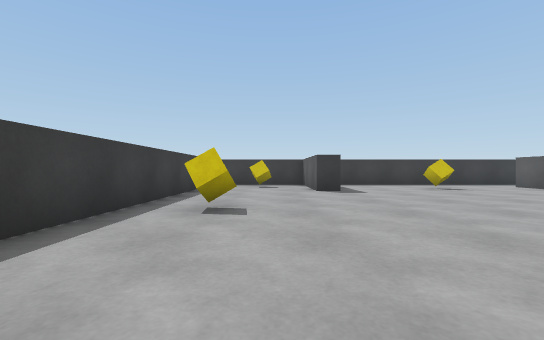
[1] (above)

16 first-person views from a walk through a scene from a Unity 3-D project. The camera is 0.58 m above the floor, looks level and sees 90° across. The floor is counted in squares, 1 m on a side. Each view is taken from the middle of a square. On the plan, view 1 faces up. The plan holds only what a view shows up to about 9 squares ahead; the rest is blank. The player character is not drawn.

[2]
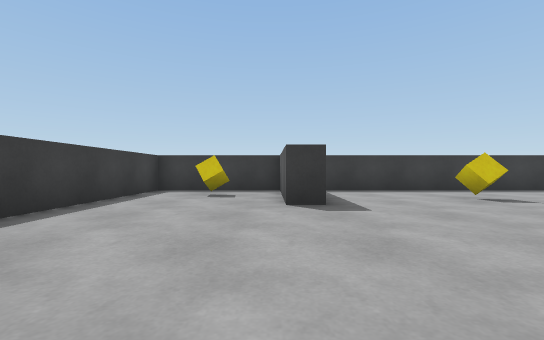

[3]
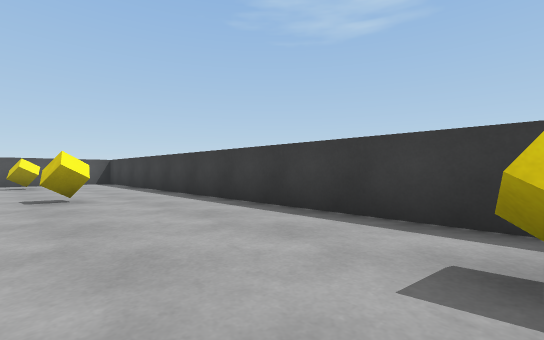

[4]
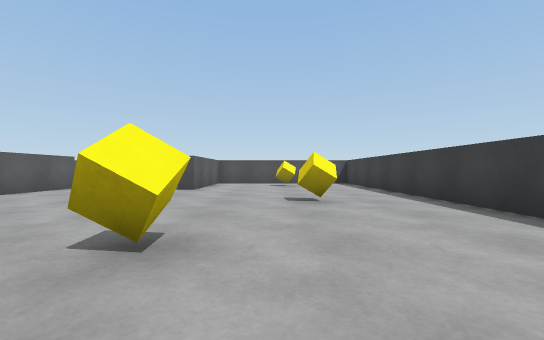

[5]
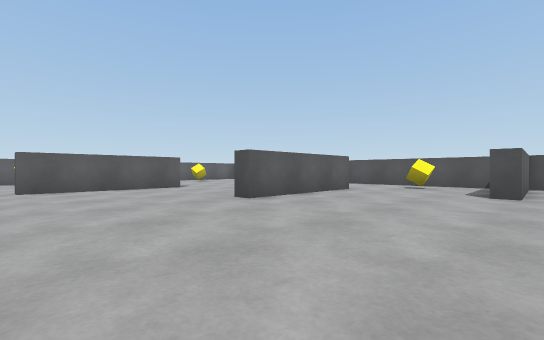

[6]
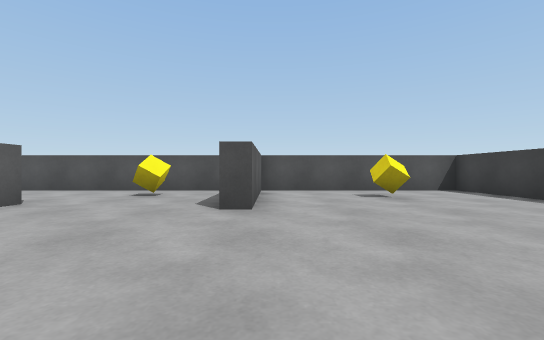

[7]
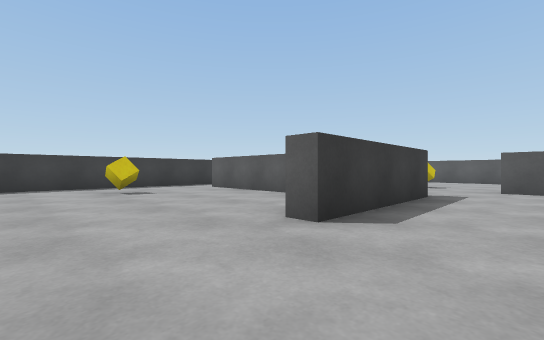

[8]
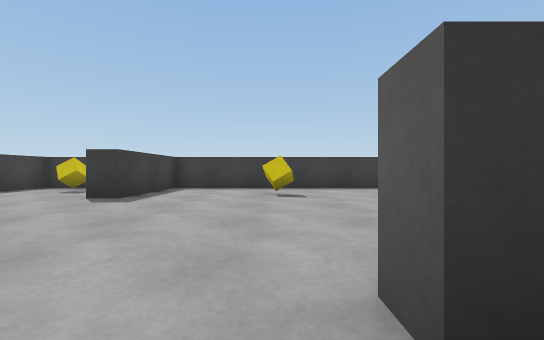

[9]
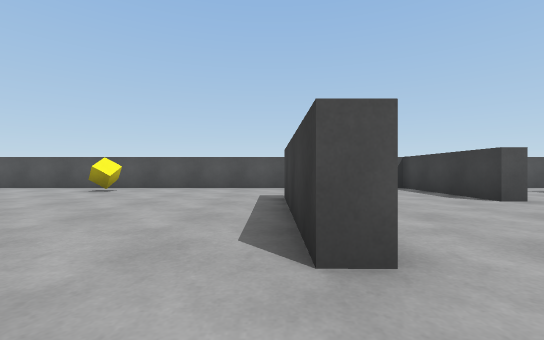

[10]
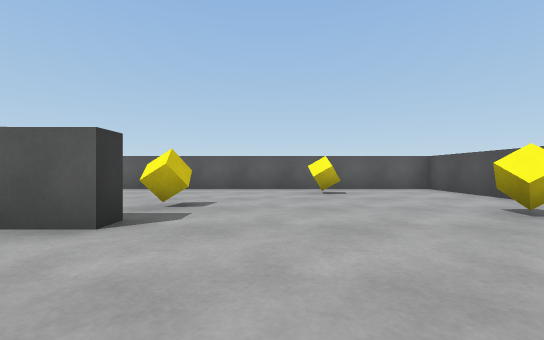

[11]
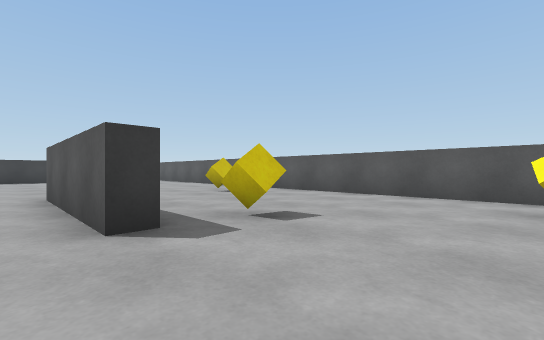

[12]
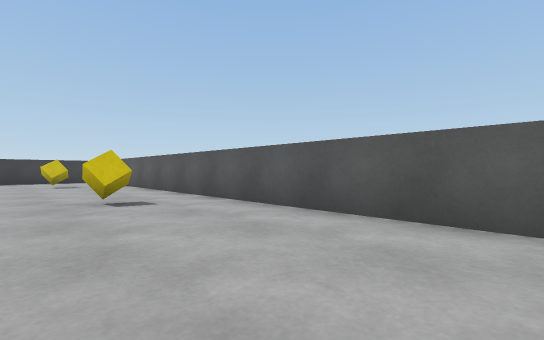

[13]
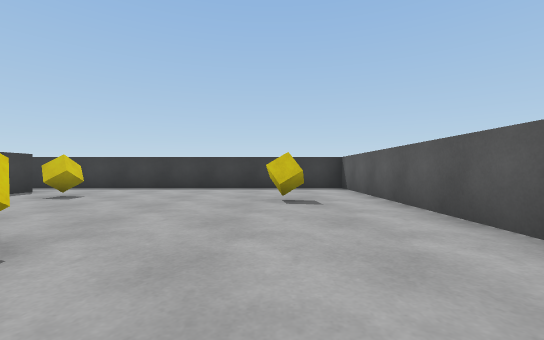

[14]
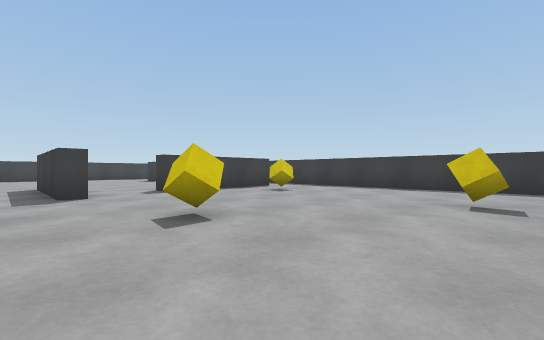

[15]
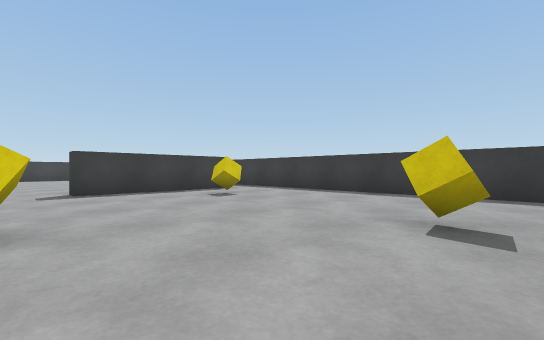

[16]
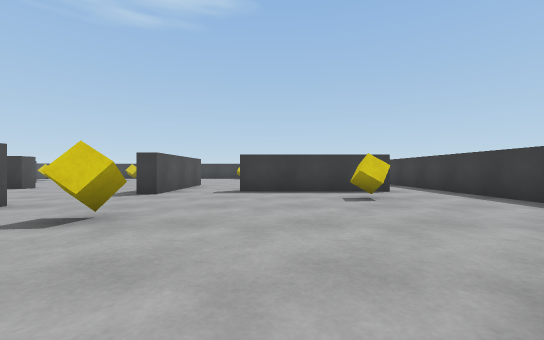

### Floor plan
Points are (right, up) in squares from view 1. A wall is a line through its corners. A room is listed if a view was taken in it or the views show most of it. See-through windows are left out.
Room 1 (views 1, 2, 3, 4, 5, 6, 7, 8, 9)
walls: (8.5, 2.8) (5.5, 2.8) (5.5, 3.2); (8.2, 5.6) (8.2, 9); (7.3, -5.7) (7.3, -1.6) (7.7, -1.6) (7.7, -2.6); (11.6, -2.3) (11.6, 1.8); (7.6, 10.8) (1.9, 10.8) (1.9, 7.5) (1.2, 7.5) (1.2, 10.8) (-2.3, 10.8) (-2.3, -8.8) (3.3, -8.8) (3.3, -5) (3.8, -5)
ways out: opening at (8, -4.5) to room 2; opening at (8, 4.5) to room 2; opening at (8, 10) to room 2; opening at (10, 2) to room 2
objects: yellow cube (-1, 4); yellow cube (0, -2); yellow cube (0, 9); yellow cube (1, -7); yellow cube (2, 1); yellow cube (5, 8)
Room 2 (views 10, 11, 12, 13, 14, 15, 16)
walls: (12.2, -2.3) (11.6, -2.3); (7.7, -2.6) (7.7, -5.5); (7, 3.3) (9.5, 3.3) (9.5, 2.8) (8.5, 2.8); (8.7, 9.3) (8.7, 5.1) (8.1, 5.1); (3.8, -5) (3.8, -8.8) (17.3, -8.8) (17.3, 10.8) (7.6, 10.8)
ways out: opening at (8, -4.5) to room 1; opening at (8, 4.5) to room 1; opening at (8, 10) to room 1; opening at (10, 2) to room 1
objects: yellow cube (6, -7); yellow cube (10, 8); yellow cube (12, -7); yellow cube (13, -2); yellow cube (13, 4); yellow cube (15, 1); yellow cube (15, 7); yellow cube (16, -5)

Positions as (right, up) in squares from view 1, and headings:
1: (0, 0), facing up
2: (1, 3), facing up
3: (1, 4), facing down-left
4: (1, 3), facing down
5: (3, 2), facing down-right
6: (3, -1), facing down
7: (3, 1), facing up-right
8: (5, 2), facing up
9: (8, 0), facing down
10: (9, -4), facing right
11: (11, -5), facing up-right
12: (14, -4), facing up-right
13: (15, 2), facing up
14: (16, 2), facing up-left
15: (16, 4), facing up-left
16: (16, 6), facing left
